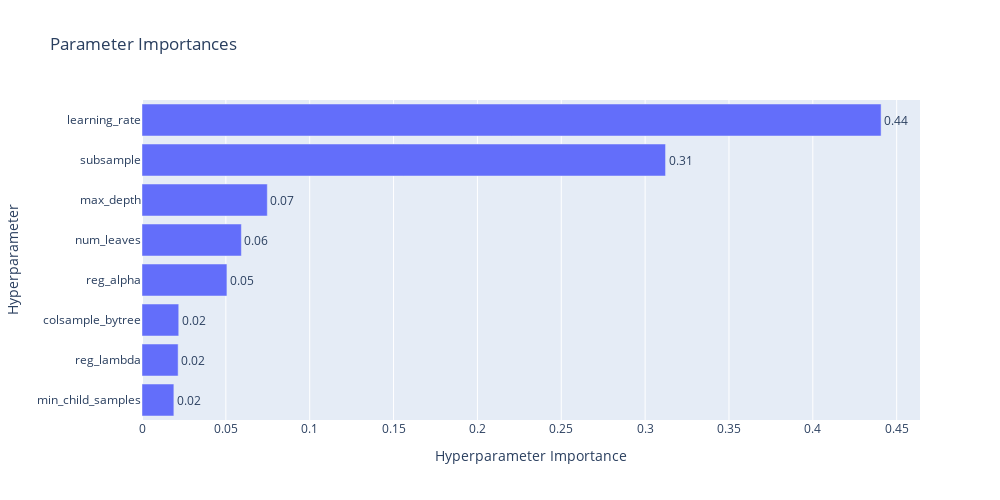

Write notebook code for a chart like this one.
### Code cell
# Visualize parameter importances
print("\nParameter Importances:\n")
try:
    tuner_quick.plot_param_importances()
except:
    # Fallback visualization
    from optuna.importance import get_param_importances
    
    importances = get_param_importances(tuner_quick.study)
    
    fig, ax = plt.subplots(figsize=(10, 6))
    params = list(importances.keys())
    values = list(importances.values())
    
    ax.barh(params, values, color='skyblue', edgecolor='black')
    ax.set_xlabel('Importance', fontsize=12)
    ax.set_title('Parameter Importances (Quick Tuning)', fontsize=14, fontweight='bold')
    ax.grid(True, alpha=0.3, axis='x')
    plt.tight_layout()
    plt.show()

### Figure 1 — Plotly figure (JSON) as saved in the notebook; plotly's stock layout.template omitted (floating-point values rounded to 4 significant figures)
{"data": [{"cliponaxis": false, "hovertemplate": ["min_child_samples (IntDistribution): 0.0190057303899045<extra></extra>", "reg_lambda (FloatDistribution): 0.021546426920135607<extra></extra>", "colsample_bytree (FloatDistribution): 0.021907019741944575<extra></extra>", "reg_alpha (FloatDistribution): 0.05064237572458958<extra></extra>", "num_leaves (IntDistribution): 0.05926206589812101<extra></extra>", "max_depth (IntDistribution): 0.07472901184799602<extra></extra>", "subsample (FloatDistribution): 0.31218746176125695<extra></extra>", "learning_rate (FloatDistribution): 0.44071990771605185<extra></extra>"], "name": "Objective Value", "orientation": "h", "text": ["0.02", "0.02", "0.02", "0.05", "0.06", "0.07", "0.31", "0.44"], "textposition": "outside", "type": "bar", "x": [0.01901, 0.02155, 0.02191, 0.05064, 0.05926, 0.07473, 0.3122, 0.4407], "y": ["min_child_samples", "reg_lambda", "colsample_bytree", "reg_alpha", "num_leaves", "max_depth", "subsample", "learning_rate"]}], "layout": {"height": 500, "title": {"text": "Parameter Importances"}, "width": 1000, "xaxis": {"title": {"text": "Hyperparameter Importance"}}, "yaxis": {"title": {"text": "Hyperparameter"}}}}
